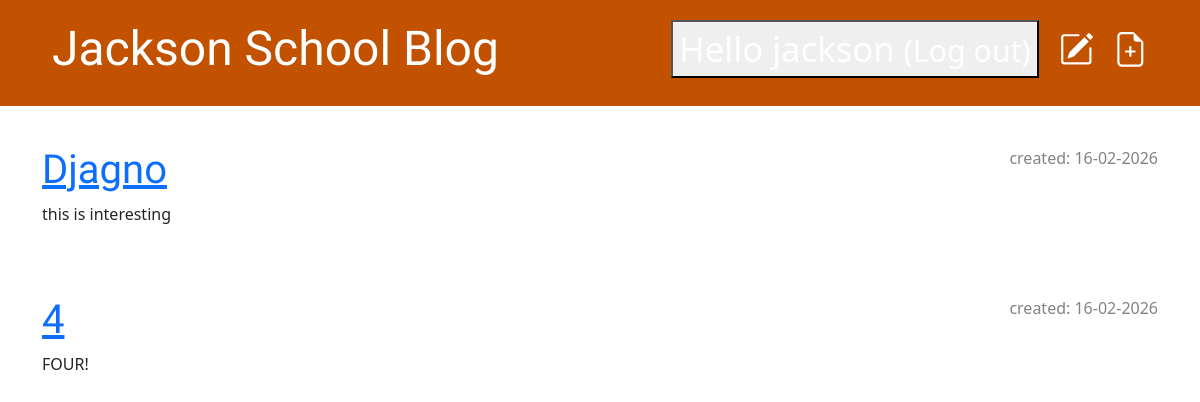
The app's page /blog/drafts/ (signed in), older data.
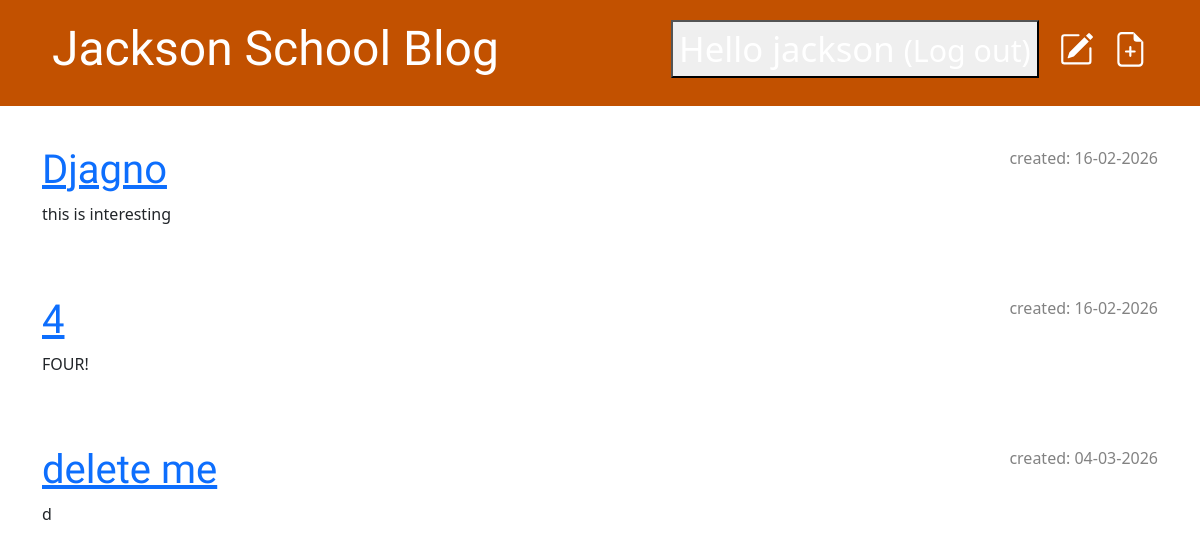
The same page, newer data.
### blog/models.py (models this page shows, shortened)
class Post(models.Model):
    author = models.ForeignKey(settings.AUTH_USER_MODEL, on_delete=models.CASCADE)
    title = models.CharField(max_length=200)
    text = models.TextField()
    created_date = models.DateTimeField(default=timezone.now)
    published_date = models.DateTimeField(blank=True, null=True)

### blog/views.py (the view)
# urls.py: path('drafts/', views.post_draft_list, name='post_draft_list'),
@login_required
def post_draft_list(request):
    posts = Post.objects.filter(published_date__isnull=True).order_by('created_date')
    return render(request, 'blog/post_draft_list.html', {'posts': posts})

### blog/templates/blog/post_draft_list.html
{% extends 'blog/base.html' %}
{% block content %}
{% for post in posts %}
<div class="post">
    <p class="date">created: {{ post.created_date|date:'d-m-Y' }}</p>
    <h1><a href="{% url 'post_detail' pk=post.pk %}">{{ post.title }}</a></h1>
    <p>{{ post.text|truncatechars:200 }}</p>
</div>
{% endfor %}
{% endblock %}

Row changes from the older to the newer data that the page shows:
added Post: created_date "04-03-2026", title "delete me", text "d"
